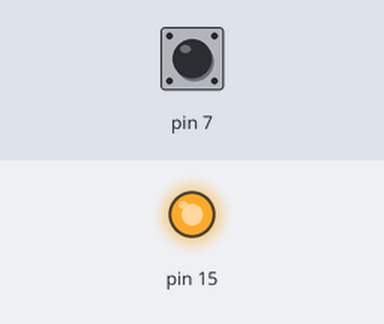
The sketch below on a simulated Arduino Uno, built with avr-gcc and run on an emulated ATmega328P. On the bench: output pins drawn as LEDs (lit = HIGH). Inputs (shaded band) come from the test bench; at power-on: pin 7 HIGH. What the sketch prints to the serial monitor is not drawn.

Above: at 1.2 s.
1.3 s: pin 7 pulled LOW for 0.15 s
At 1.37 s:
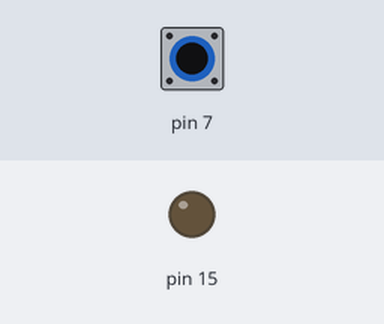
2.9 s: pin 7 pulled LOW for 3.2 s
At 7.3 s:
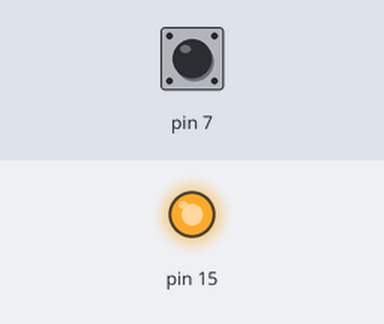
Timing chart, 0 to 8.8 s (numbered marks = the images above; inputs shaded):
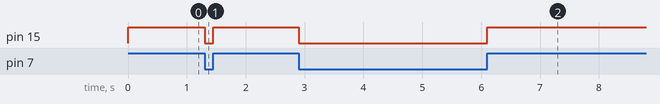

Measured:
- after the input at 1.3 s, pin 15: HIGH → LOW at once, → HIGH 0.15 s later
- after the input at 2.9 s, pin 15: HIGH → LOW at once, → HIGH 3.2 s later

The sketch:

004_button_built_in_pull_up_resistor.ino
```cpp
// встроенный подтягивающий резистор
// 1 когда мы не нажимаем на кнопку
// 0 когда нажимаем на кнопку

void setup()
{
  pinMode(7, INPUT_PULLUP);
  pinMode(15, OUTPUT);
  Serial.begin(9600);
}

void loop()
{
  Serial.println(digitalRead(7));
  digitalWrite(15, digitalRead(7));
}
```
